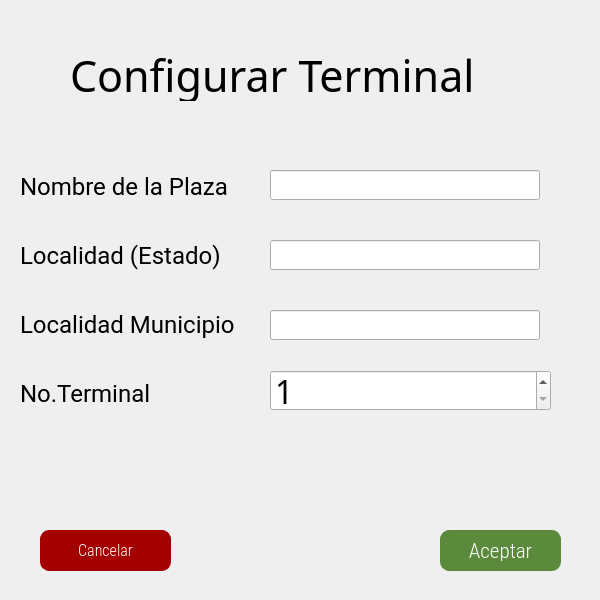
<?xml version="1.0" encoding="UTF-8"?>
<ui version="4.0">
 <class>dConfigurarTerminal</class>
 <widget class="QDialog" name="dConfigurarTerminal">
  <property name="geometry">
   <rect>
    <x>0</x>
    <y>0</y>
    <width>600</width>
    <height>600</height>
   </rect>
  </property>
  <property name="minimumSize">
   <size>
    <width>600</width>
    <height>600</height>
   </size>
  </property>
  <property name="maximumSize">
   <size>
    <width>600</width>
    <height>600</height>
   </size>
  </property>
  <property name="windowTitle">
   <string>Registro de Usuarios</string>
  </property>
  <property name="windowIcon">
   <iconset>
    <normaloff>../Ticket/Version 1/img/logotipo1.png</normaloff>../Ticket/Version 1/img/logotipo1.png</iconset>
  </property>
  <widget class="QLineEdit" name="txtNombrePlaza">
   <property name="geometry">
    <rect>
     <x>270</x>
     <y>170</y>
     <width>270</width>
     <height>30</height>
    </rect>
   </property>
   <property name="font">
    <font>
     <pointsize>14</pointsize>
     <weight>50</weight>
     <bold>false</bold>
    </font>
   </property>
  </widget>
  <widget class="QLineEdit" name="txtLocalidadEstado">
   <property name="geometry">
    <rect>
     <x>270</x>
     <y>240</y>
     <width>270</width>
     <height>30</height>
    </rect>
   </property>
   <property name="font">
    <font>
     <pointsize>14</pointsize>
     <weight>50</weight>
     <bold>false</bold>
    </font>
   </property>
  </widget>
  <widget class="QLineEdit" name="txtLocalidadMunicipio">
   <property name="geometry">
    <rect>
     <x>270</x>
     <y>310</y>
     <width>270</width>
     <height>30</height>
    </rect>
   </property>
   <property name="font">
    <font>
     <pointsize>14</pointsize>
     <weight>50</weight>
     <bold>false</bold>
    </font>
   </property>
   <property name="text">
    <string/>
   </property>
  </widget>
  <widget class="QLabel" name="label_Atributo">
   <property name="geometry">
    <rect>
     <x>20</x>
     <y>150</y>
     <width>241</width>
     <height>281</height>
    </rect>
   </property>
   <property name="font">
    <font>
     <family>Roboto</family>
     <pointsize>14</pointsize>
     <weight>50</weight>
     <bold>false</bold>
    </font>
   </property>
   <property name="text">
    <string>&lt;html&gt;&lt;head/&gt;&lt;body&gt;&lt;p&gt;&lt;span style=&quot; font-size:18pt;&quot;&gt;Nombre de la Plaza&lt;/span&gt;&lt;/p&gt;&lt;p&gt;&lt;span style=&quot; font-size:18pt;&quot;&gt;&lt;br/&gt;Localidad (Estado)&lt;/span&gt;&lt;/p&gt;&lt;p&gt;&lt;span style=&quot; font-size:18pt;&quot;&gt;&lt;br/&gt;Localidad Municipio&lt;/span&gt;&lt;/p&gt;&lt;p&gt;&lt;span style=&quot; font-size:18pt;&quot;&gt;&lt;br/&gt;No.Terminal&lt;/span&gt;&lt;/p&gt;&lt;/body&gt;&lt;/html&gt;</string>
   </property>
  </widget>
  <widget class="QPushButton" name="pushButton_Aceptar">
   <property name="geometry">
    <rect>
     <x>440</x>
     <y>530</y>
     <width>121</width>
     <height>41</height>
    </rect>
   </property>
   <property name="font">
    <font>
     <family>Roboto Condensed</family>
     <pointsize>16</pointsize>
     <weight>9</weight>
     <italic>false</italic>
     <bold>false</bold>
    </font>
   </property>
   <property name="styleSheet">
    <string notr="true">QPushButton{
	border:1px solid #5b8a3c;
   border-top: 1px solid #5b8a3c;
   background: #5b8a3c;
   padding: 9px 18px;
   border-radius: 9px;
   color: white;
	font: 75 16pt &quot;Roboto Condensed&quot;;
   /*text-decoration: none;*/
   vertical-align: middle;

}
  
QPushButton:hover {
   border-top-color:rgb(77, 207, 57);
	background: rgb(77, 207, 57);
   }</string>
   </property>
   <property name="text">
    <string>Aceptar</string>
   </property>
   <property name="shortcut">
    <string>Return</string>
   </property>
  </widget>
  <widget class="QLabel" name="label_Titulo">
   <property name="geometry">
    <rect>
     <x>70</x>
     <y>50</y>
     <width>451</width>
     <height>51</height>
    </rect>
   </property>
   <property name="font">
    <font>
     <family>Return To Sender</family>
     <pointsize>32</pointsize>
     <weight>50</weight>
     <bold>false</bold>
    </font>
   </property>
   <property name="text">
    <string>Configurar Terminal</string>
   </property>
  </widget>
  <widget class="QPushButton" name="pushButton_Cancelar">
   <property name="geometry">
    <rect>
     <x>40</x>
     <y>530</y>
     <width>131</width>
     <height>41</height>
    </rect>
   </property>
   <property name="font">
    <font>
     <family>Roboto Condensed</family>
     <pointsize>16</pointsize>
     <weight>9</weight>
     <italic>false</italic>
     <bold>false</bold>
    </font>
   </property>
   <property name="styleSheet">
    <string notr="true">QPushButton{
   border:1px solid rgb(165, 0, 0);
   border-top: rgb(165, 0, 0);
   background: rgb(165, 0, 0);
   padding: 9px 18px;
   border-radius: 9px;
   color: white;
   font-size: 16px;
	font: 75 16pt &quot;Roboto Condensed&quot;;
   /*text-decoration: none;*/
   vertical-align: middle;

}
  
QPushButton:hover {
   border-top-color: rgb(235, 0, 3);
	background:rgb(235, 0, 3);
   }</string>
   </property>
   <property name="text">
    <string>Cancelar</string>
   </property>
   <property name="shortcut">
    <string/>
   </property>
  </widget>
  <widget class="QLabel" name="label_Imagen">
   <property name="geometry">
    <rect>
     <x>250</x>
     <y>461</y>
     <width>111</width>
     <height>111</height>
    </rect>
   </property>
   <property name="text">
    <string/>
   </property>
   <property name="pixmap">
    <pixmap>../Ticket/Version 1/img/logotipo1.png</pixmap>
   </property>
   <property name="scaledContents">
    <bool>true</bool>
   </property>
  </widget>
  <widget class="QSpinBox" name="spinBox">
   <property name="geometry">
    <rect>
     <x>270</x>
     <y>370</y>
     <width>281</width>
     <height>41</height>
    </rect>
   </property>
   <property name="font">
    <font>
     <family>Waree</family>
     <pointsize>24</pointsize>
     <weight>50</weight>
     <bold>false</bold>
    </font>
   </property>
   <property name="minimum">
    <number>1</number>
   </property>
  </widget>
 </widget>
 <resources/>
 <connections/>
</ui>
